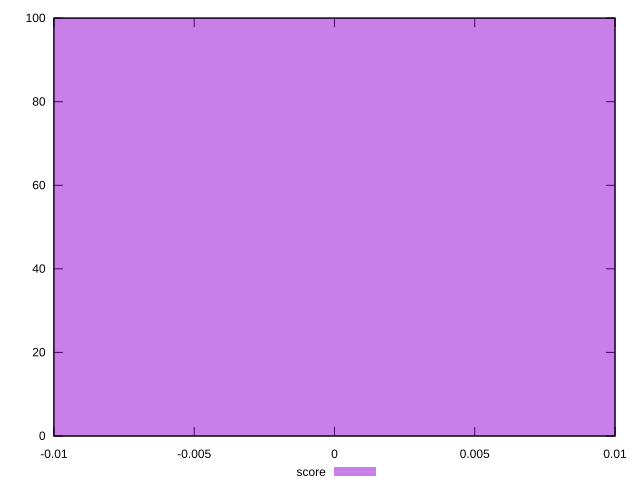

The script that saved this image:
reset

$score <<EOF
0 100
EOF

set key outside below
set boxwidth 0.1
set xrange [-0.01:0.01]
set yrange [0:100]
set style fill transparent solid 0.5 noborder
set terminal svg size 640, 490 enhanced background rgb 'white'
set output "report_00007_2020-12-11T15:55:29.892Z/uses-webp-images/samples/pages+cached+noexternal+nocss/score/histogram.svg"

plot $score title "score" with boxes

reset
